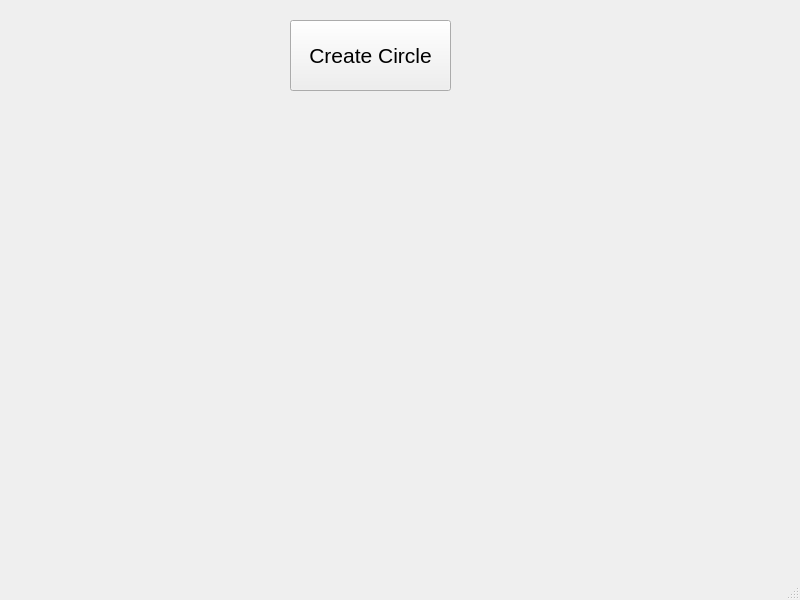
<?xml version="1.0" encoding="UTF-8"?>
<ui version="4.0">
 <class>MainWindow</class>
 <widget class="QMainWindow" name="MainWindow">
  <property name="geometry">
   <rect>
    <x>0</x>
    <y>0</y>
    <width>800</width>
    <height>600</height>
   </rect>
  </property>
  <property name="windowTitle">
   <string>MainWindow</string>
  </property>
  <widget class="QWidget" name="centralwidget">
   <widget class="QPushButton" name="button">
    <property name="geometry">
     <rect>
      <x>290</x>
      <y>20</y>
      <width>161</width>
      <height>71</height>
     </rect>
    </property>
    <property name="font">
     <font>
      <pointsize>16</pointsize>
     </font>
    </property>
    <property name="text">
     <string>Create Circle</string>
    </property>
   </widget>
  </widget>
  <widget class="QMenuBar" name="menubar">
   <property name="geometry">
    <rect>
     <x>0</x>
     <y>0</y>
     <width>800</width>
     <height>21</height>
    </rect>
   </property>
  </widget>
  <widget class="QStatusBar" name="statusbar"/>
 </widget>
 <resources/>
 <connections/>
</ui>
